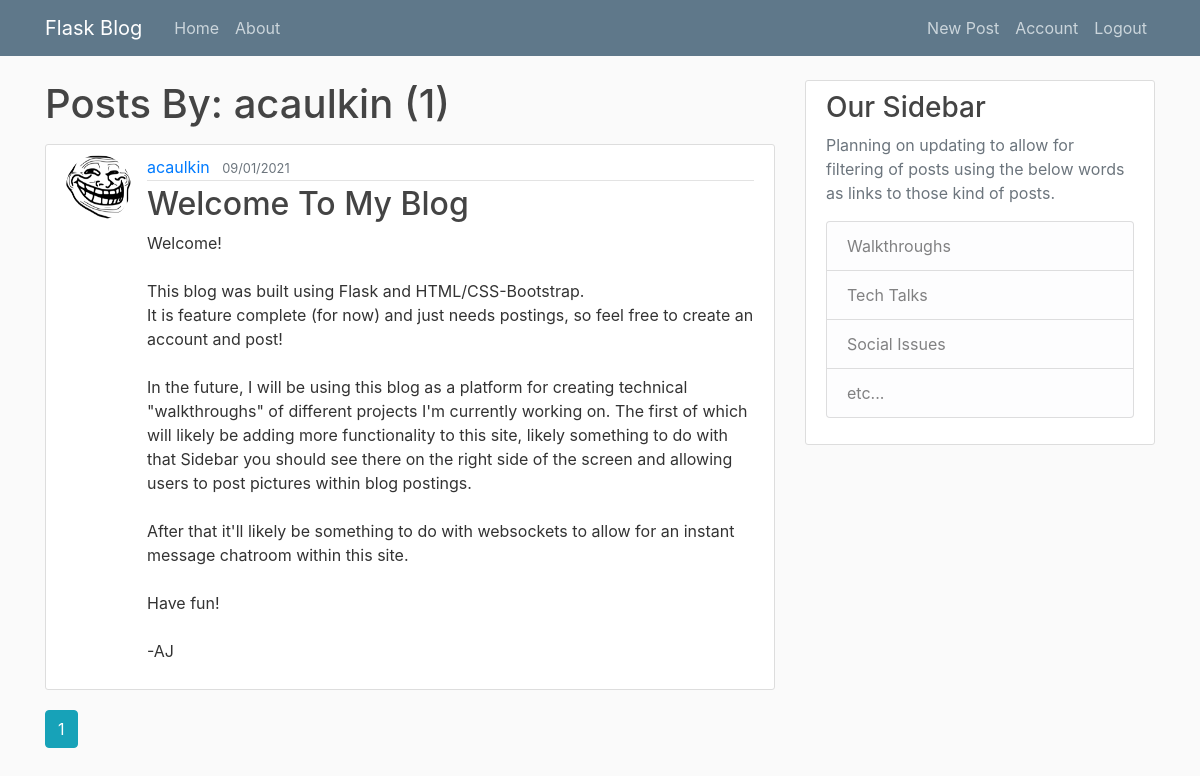
Screenshot of /user/acaulkin (signed in) with the database file from the repository.
### flaskblog/models.py (models this page shows, shortened)
class User(db.Model, UserMixin):
    id = db.Column(db.Integer, primary_key = True)
    username = db.Column(db.String(20), unique = True, nullable = False)
    email = db.Column(db.String(120), unique = True, nullable = False)
    image_file = db.Column(db.String(20), nullable = False, default = 'default.jpg')
    password =  db.Column(db.String(60), nullable = False)
    posts = db.relationship('Post', backref = 'author', lazy = True)

class Post(db.Model):
    id = db.Column(db.Integer, primary_key = True)
    title = db.Column(db.String(100), nullable = False)
    date_posted = db.Column(db.DateTime, nullable = False, default = datetime.utcnow)
    content = db.Column(db.Text, nullable = False)
    user_id = db.Column(db.Integer, db.ForeignKey('user.id'), nullable = False)

### flaskblog/users/routes.py (the view)
@users.route('/user/<string:username>')
def user_posts(username):
    page = request.args.get('page', 1, type=int)
    user = User.query.filter_by(username=username).first_or_404()
    posts = Post.query.filter_by(author=user)\
        .order_by(Post.date_posted.desc())\
        .paginate(page=page, per_page=5)
    return render_template('user_posts.html', posts=posts, user=user)

### flaskblog/models.py (called while the page is built)
@login_manager.user_loader
def load_user(user_id):
    return User.query.get(int(user_id))

### flaskblog/templates/user_posts.html
{% extends "layout.html" %}
{% block content %}
    <h1 class="mb-3">Posts By: {{ user.username }} ({{ posts.total }})</h1>
    {% for post in posts.items %}
    <article class="media content-section">
      <img class="rounded-circle article-img" src="{{ url_for('static', filename='profile_pics/' + post.author.image_file) }}">
        <div class="media-body">
          <div class="article-metadata">
            <a class="mr-2" href="{{ url_for('users.user_posts', username=post.author.username) }}">{{ post.author.username }}</a>
            <small class="text-muted">{{ post.date_posted.strftime('%d/%m/%Y') }}</small>
          </div>
          <h2><a class="article-title" href="{{ url_for('posts.post', post_id=post.id) }}">{{ post.title }}</a></h2>
          <p class="article-content">{{ post.content }}</p>
        </div>
      </article>
    {% endfor %}
    {% for page_num in posts.iter_pages(left_edge=1, right_edge=1, left_current=1, right_current=2) %}
      {% if page_num %}
        {% if posts.page == page_num %}
          <a class="btn btn-info mb-4" href="{{ url_for('users.user_posts', username=user.username, page=page_num) }}">{{ page_num }}</a>
        {% else %}
          <a class="btn btn-outline-info mb-4" href="{{ url_for('users.user_posts', username=user.username, page=page_num) }}">{{ page_num }}</a>
        {% endif %}
      {% else %}
        ...
      {% endif %}
    {% endfor %}
{% endblock content%}

### flaskblog/static/main.css (style rules this page uses)
body { background: #fafafa; color: #333333; margin-top: 5rem; }
h1, h2, h3, h4, h5, h6 { color: #444444; }
.content-section { background: #ffffff; padding: 10px 20px; border: 1px solid #dddddd; border-radius: 3px; margin-bottom: 20px; }
.article-title { color: #444444; }
.article-content { white-space: pre-line; }
.article-img { height: 65px; width: 65px; margin-right: 16px; }
.article-metadata { padding-bottom: 1px; margin-bottom: 4px; border-bottom: 1px solid #e3e3e3 }

### rows the page displays
User: username "acaulkin"
Post: image_file (picture), author.username "acaulkin", date_posted "09/01/2021", title "Welcome To My Blog", content "Welcome! This blog was built using Flask and HTML/CSS-Bootstrap. It is feature complete (for now) and just needs postings, so feel free to create an account and post! In the future, I will be using this blog as a platform for creating technical \"walkthroughs\" of different projects I'm currently working on. The first of which will likely be adding more functionality to this site, likely something to do with that Sidebar you should see there on the right side of the screen and allowing users to post pictures within blog postings. After that it'll likely be something to do with websockets to allow for an instant message chatroom within this site. Have fun! -AJ"

### other values shown
{{ posts.total }} "1"
{{ page_num }} "1"
